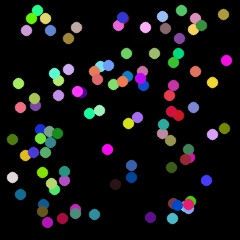
#> input picture opencv/images/img3.jpg, 240 x 240 px, found by its file name
$ python '산술_논리연산2.py'
#> lines starting #> are read from the running program, lines starting #| are printed output that depends on the picture
import cv2 as cv
from matplotlib import pyplot as plt

img1 = cv.imread('/Users/bagseonghyeon/Desktop/schoolstudy/opencv/images/img3.jpg')
#> img1 is the input picture: shape (240, 240, 3); mean B, G, R 21.7, 20.8, 21.4
img2 = cv.imread('/Users/bagseonghyeon/Desktop/schoolstudy/opencv/images/img4.jpg')
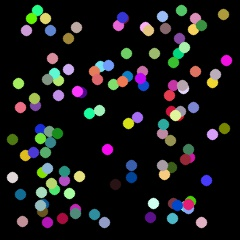
#> input picture opencv/images/img4.jpg, 240 x 240 px, found by its file name
#> img2 is the input picture: shape (240, 240, 3); mean B, G, R 26.7, 26.3, 26.5

img3 = cv.subtract(img1, img2)
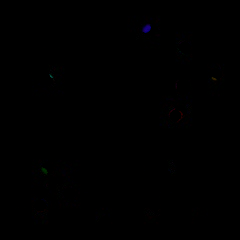
#> img3: shape (240, 240, 3); mean B, G, R 0.2, 0.1, 0.1
img4 = cv.absdiff(img1, img2)
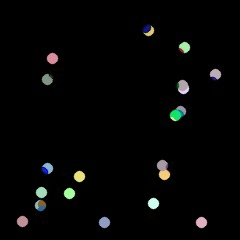
#> img4: shape (240, 240, 3); mean B, G, R 5.3, 5.7, 5.3

titles = ['src', 'map', 'add', 'addweight']
imgs = [img1, img2, img3, img4]

for i in range(4):
    plt.subplot(2, 2, i+1)
    plt.imshow(imgs[i])
    plt.title(titles[i])
    plt.xticks([])
    plt.yticks([])
plt.show()
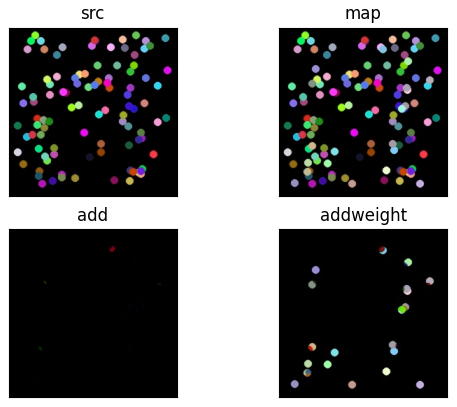
#> figure drawn by matplotlib, 4 panels; B, G, R data is drawn as R, G, B
